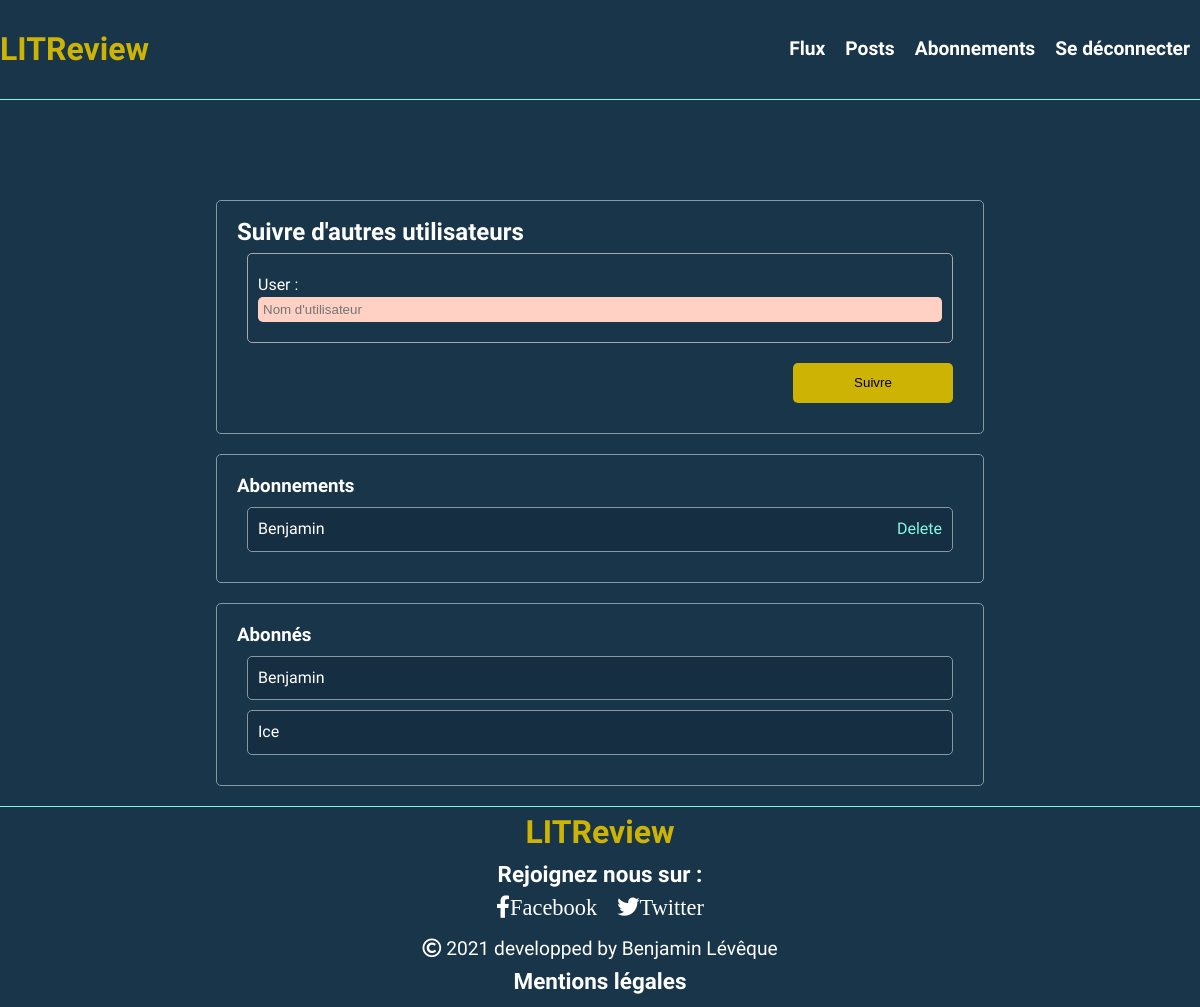
Page /follows/ (signed in) on the earlier database version.
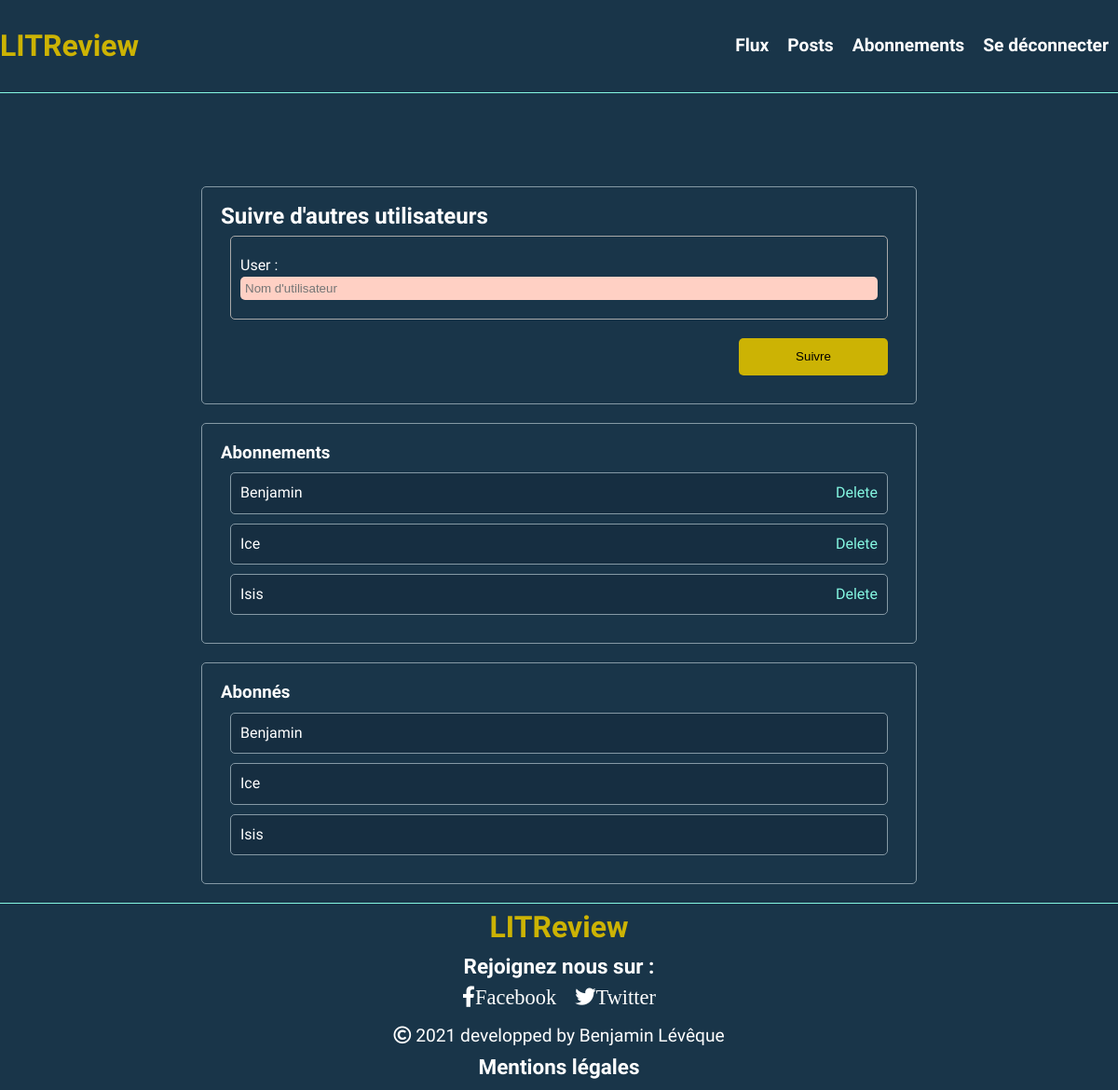
Same page on the later database version.
### reviews/models.py (models this page shows, shortened)
class UserFollows(models.Model):
    user = models.ForeignKey(
        to=CustomUserModel, on_delete=models.CASCADE, related_name="following"
    )
    followed_user = models.ForeignKey(
        to=CustomUserModel, on_delete=models.CASCADE, related_name="followed_by"
    )
    class Meta:
        unique_together = ('user', 'followed_user',)
        verbose_name = "UserFollow"

### accounts/models.py (models this page shows)
class CustomUser(AbstractUser):
    pass

### reviews/views.py (the view, shortened to what this page needs)
# urls.py: path('follows/', FollowCreateView.as_view(), name='create-follow'),
class FollowCreateView(LoginRequiredMixin, CreateView):
    model = UserFollows
    form_class = CustomFollowForm
    template_name = "reviews/follow_create.html"
    def get_form_kwargs(self):
        kwargs = super(FollowCreateView, self).get_form_kwargs()
        kwargs.update({'request_user': self.request.user})
        return kwargs
    def get_context_data(self, **kwargs):
        context = super(FollowCreateView, self).get_context_data(**kwargs)
        users_following = UserFollows.objects.filter(user=self.request.user)
        users_follower = UserFollows.objects.filter(followed_user=self.request.user)
        context["users_following"] = users_following
        context["users_follower"] = users_follower
        return context

### reviews/forms.py (shortened to what this page needs)
class CustomFollowForm(forms.ModelForm):
    def __init__(self, *args, **kwargs):
        self.request_user = kwargs.pop(
            'request_user')
        super(CustomFollowForm, self).__init__(*args, **kwargs)
    user = forms.CharField(
        max_length=200, widget=forms.TextInput(attrs={"placeholder": "Nom d'utilisateur"})
    )
    class Meta:
        model = UserFollows
        fields = ["user", ]

### reviews/templates/reviews/follow_create.html (shortened to what this page needs)
{% extends 'base.html' %}
{% block navigation %}
{% include "reviews/nav.html" %}
{% endblock %}
{% block content %}
<div class="follow-container">
    <h2>Suivre d'autres utilisateurs</h2>
    <form method="POST">
        <div class="follow-form">
            {{ form.as_p }}
        </div>
        <div class="ticket_btn-container">
            <input class="envoyer-btn" type="submit" value="Suivre">
        </div>
    </form>
</div>
<div class="follower-container">
    <div class="follower-title">
        <h3>Abonnements</h3>
    </div>
    {% for user_follow in users_follower %}
    <div class="follower-content">
        <div class="follower-user">
            <p>{{user_follow.user}}</p>
        </div>
        <div class="follower-btn">
            <a class="" href="{% url 'flux:delete-follow' pk=user_follow.id %}">Delete</a>
        </div>
    </div>
    {% endfor %}
</div>
<div class="followed-container">
    <div class="followed-title">
        <h3>Abonnés</h3>
    </div>
    {% for user_follow in users_following %}
    <div class="followed-user">
        <p>{{user_follow.followed_user}}</p>
    </div>
    {% endfor %}
</div>
{% endblock %}

### templates/base.html (shortened to what this page needs)
{% load static %}
<!DOCTYPE html>
<html lang="fr">
    <head>
		<link rel="stylesheet" href="{% static 'css/styles.css' %}" />
        <link
                rel="stylesheet"
                href="https://use.fontawesome.com/releases/v5.8.2/css/all.css"
        />
    </head>
    <body>
        <header>
            <div class="nav-container">
                <nav>
                    <div class="nav-title">
                        <h1>LITReview</h1>
                    </div>
                    <div class="navigation">
                        {% block navigation %}{% endblock %}
                    </div>
                </nav>
            </div>
        </header>
        <main>
            <section>
                <div class="content">
                    {% block content %}{% endblock %}
                </div>
            </section>
        </main>
        <footer>
			<nav class="footer">
				<div class="footer-container">
					<h2>
						LITReview
						<br />
					</h2>
					<h3>Rejoignez nous sur :</h3>
					<div class="social">
						<div class="social__mg">
							<a
								class="social dimI"
								href="https://www.facebook.com/benjamin.lvq.1"
								target="_blank"
								rel="noopener noreferrer"
							>
								<i class="fab fa-facebook-f" aria-hidden="true">Facebook</i>
							</a>
						</div>
						<div class="social__mg">
							<a
								class="social dimI"
								href="https://twitter.com/LvqueBenjamin2"
								target="_blank"
								rel="noopener noreferrer"
							>
								<i class="fab fa-twitter" aria-hidden="true">Twitter</i>
							</a>
						</div>
					</div>
					<div class="copyright">
						<p>
							<i class="far fa-copyright"></i> 2021 developped by Benjamin
							Lévêque
						</p>
					</div>
					<a href="" class="mentions-legales">
						<h3>Mentions légales</h3>
					</a>
				</div>
			</nav>
		</footer>
    </body>
</html>

### reviews/templates/reviews/nav.html
<ul>
    <li><a href="{% url 'flux:home' %}">Flux</a></li>
    <li><a href="{% url 'flux:posts' %}">Posts</a></li>
    <li><a href="{% url 'flux:create-follow' %}">Abonnements</a></li>
    <li><a href="{% url 'accounts:logout' %}">Se déconnecter</a></li>
</ul>

### static/css/styles.css (style rules this page uses)
* { margin: 0; padding: 0; box-sizing: border-box; list-style-type: none; outline: none; border: none; text-decoration: none; }
body { line-height: 1.4rem; position: relative; background-color: #193549; color: white; font-family: 'Didact Gothic', sans-serif; }
main { margin: 180px auto auto auto; max-width: 1440px; overflow: hidden; min-height: 70vh; }
section { margin: auto; max-width: 768px; min-height: 50vh; }
h1 { color: #CCB304; font-size: 2rem; }
.nav-container { background-color: #193549; border-bottom: solid 1px #85F8E2; position: fixed; width: 100%; height: 100px; z-index: 2; top: 0; }
nav { display: flex; justify-content: space-between; width: 100%; height: 100%; max-width: 1440px; margin: 0 auto; align-items: center; font-size: 1.2rem; }
.navigation ul { display: flex; }
.navigation ul li a { color: white; font-weight: bold; padding: 10px; border-radius: 5px; }
footer { border-top: solid 1px #85F8E2; }
.footer { width: 100%; height: 200px; color: white; }
.footer-container { max-width: 1440px; margin: auto; flex-direction: column; display: flex; justify-content: center; align-items: center; text-align: center; }
.footer-container h2 { color: #CCB304; font-size: 2rem; margin-bottom: 20px; }
.social { display: flex; }
.social__mg { font-size: 1.4rem; margin: 10px 10px 20px 10px; }
.social__mg a { text-decoration: none; color: white; }
.copyright p { margin-bottom: 10px; }
.mentions-legales { color: white; }
.ticket-container, .review-container, .follow-container, .follower-container, .followed-container { border: solid 1px #8599A5; border-radius: 5px; padding: 20px; margin: 20px 0 20px 0; }
.ticket_btn-container { display: flex; justify-content: flex-end; }
.create-ticket-container form input[type=text], .create-review-container form input[type=text], .follow-container form input[type=text], #id_body, #id_description { border-radius: 5px; background-color: #ffd0c4; padding: 5px; }
.review-form, .ticket-form, .follow-form { border: solid 1px darkgrey; margin: 10px; padding: 10px; border-radius: 5px; background-color: #193549; }
.review-form p, .ticket-form p, .follow-form p { display: flex; flex-direction: column; margin: 10px 0 10px 0; }
.envoyer-btn { background-color: #CCB304; width: 160px; height: 40px; border-radius: 5px; margin: 10px; cursor: pointer; }
.follower-content, .followed-user { display: flex; justify-content: space-between; padding: 10px; margin: 10px; border: solid 1px #8599A5; border-radius: 5px; background-color: #162E41; }
.follower-btn a { color: #85F8E2; }

Differences in the rows shown:
added UserFollows: user "Ice", shown under "Abonnements"
added UserFollows: user "Isis", shown under "Abonnements"
added UserFollows: followed_user "Isis", shown under "Abonnés"
